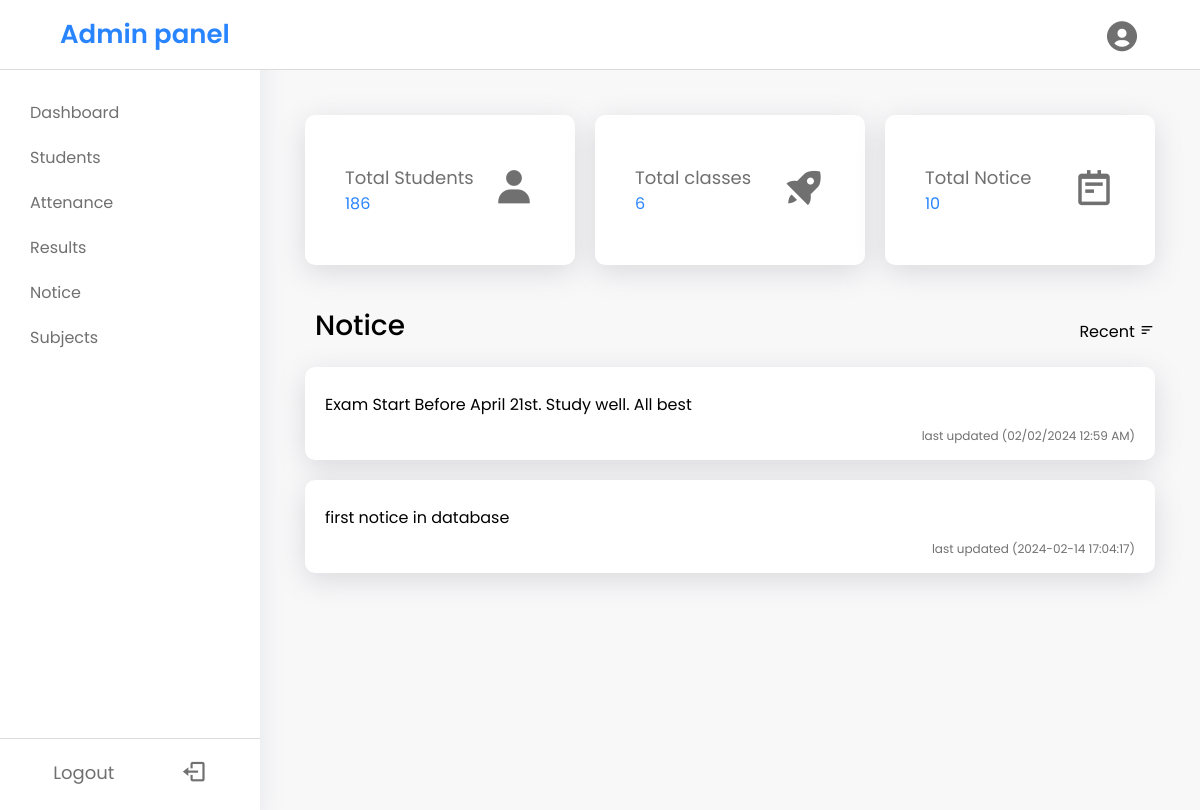
The page /dashboard.php (signed in) on the database as committed earlier.
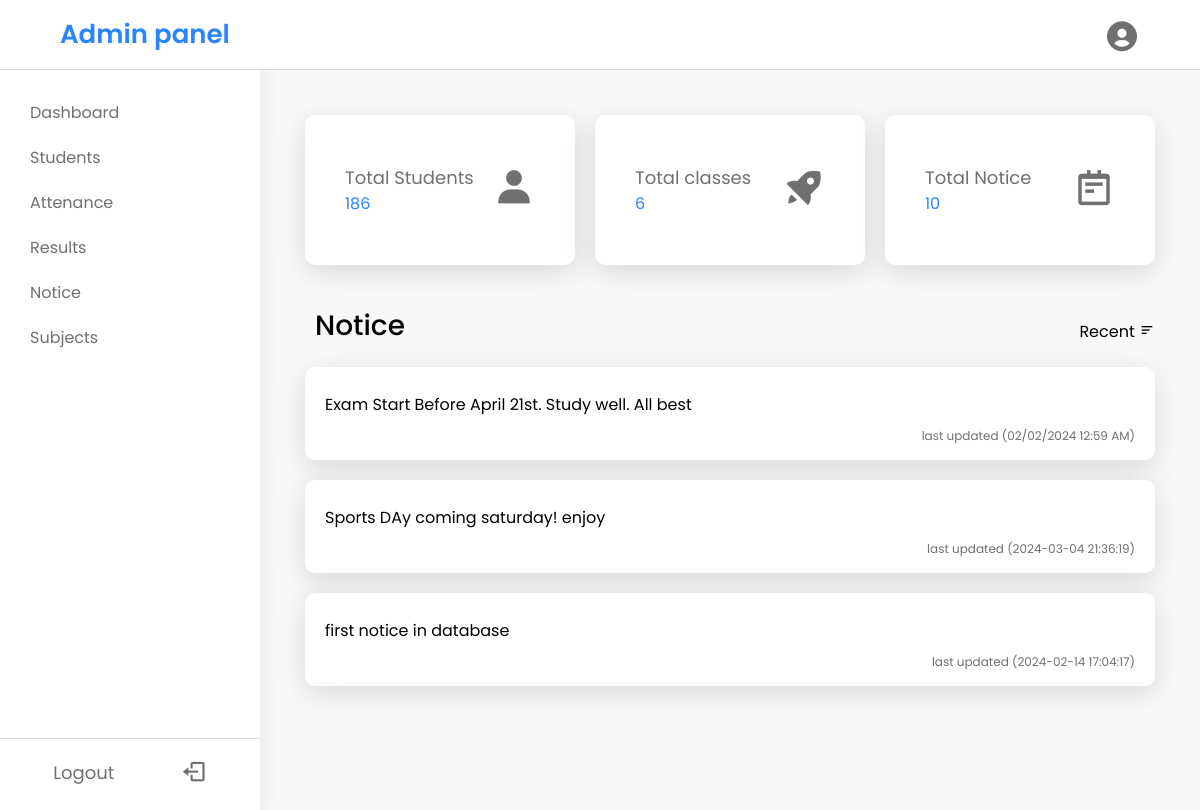
The same page on the database as committed later.
### tables this page shows
CREATE TABLE `notice_details` (
  `notice_id` int(11) NOT NULL,
  `notice_date` datetime NOT NULL DEFAULT current_timestamp(),
  `notice_title` varchar(255) NOT NULL,
  `notice_descripttion` varchar(255) NOT NULL
);

### dashboard.php (the view, shortened to what this page needs)
<!DOCTYPE html>
<html lang="en">
<head>
</head>
<?php include('./Assets/links.php') ?>
<body>
    <div>
        <?php include("./Assets/nav.php") ?>
    </div>
    <div class="body-content">
        <div class="sidemenubar">
            <?php include("./Assets/sidemenu.php") ?>
        </div>
        <div class="main-content">
            <div class="dashboard-cards">
                <div class="dcard">
                    <div class="dtitle">
                        <p>Total Students</p>
                        <span>186</span>
                    </div>
                    <div class="dimg"><i class="bx bxs-user"></i></div>
                </div>
                <div class="dcard">
                    <div class="dtitle">
                        <p>Total classes</p>
                        <span>6</span>
                    </div>
                    <div class="dimg"><i class="bx bxs-rocket"></i></div>
                </div>
                <div class="dcard">
                    <div class="dtitle">
                        <p>Total Notice</p>
                        <span>10</span>
                    </div>
                    <div class="dimg"><i class="bx bx-notepad"></i></div>
                </div>
            </div>
            <div class="dashboard-notice">
                <div class="dnhead">
                    <p>Notice</p>
                    <span>Recent <i class='bx bx-menu-alt-left'></i></span>
                </div>
                <div class="dnnotice">
                    <div class="dncontent">
                        <p>Exam Start Before April 21st. Study well. All best</p>
                    </div>
                    <div class="dnfoot">
                        <p>last updated (02/02/2024 12:59 AM)</p>
                    </div>
                </div>
                <?php
                include('./config/connect.php');
                $sql = "Select * From `notice_details` Order By `notice_id` Desc  ";
                $result = $conn->query($sql);
                $numrows = mysqli_num_rows($result);
                if ($numrows > 0) {
                    while ($row = mysqli_fetch_assoc($result)) {
                        echo "<div class='dnnotice'>";
                        echo "<div class='dncontent'><p>" . $row['notice_descripttion'] . "</p></div>";
                        echo "<div class='dnfoot'><p>last updated (" . $row['notice_date'] . ")</p></div>";
                        echo "</div>";
                    }
                }
                ?>
            </div>
        </div>
    </div>
</body>
</html>

Rows that differ between the two databases and show on the page:
added notice_details: notice_descripttion "Sports DAy coming saturday! enjoy", notice_date "2024-03-04 21:36:19"
